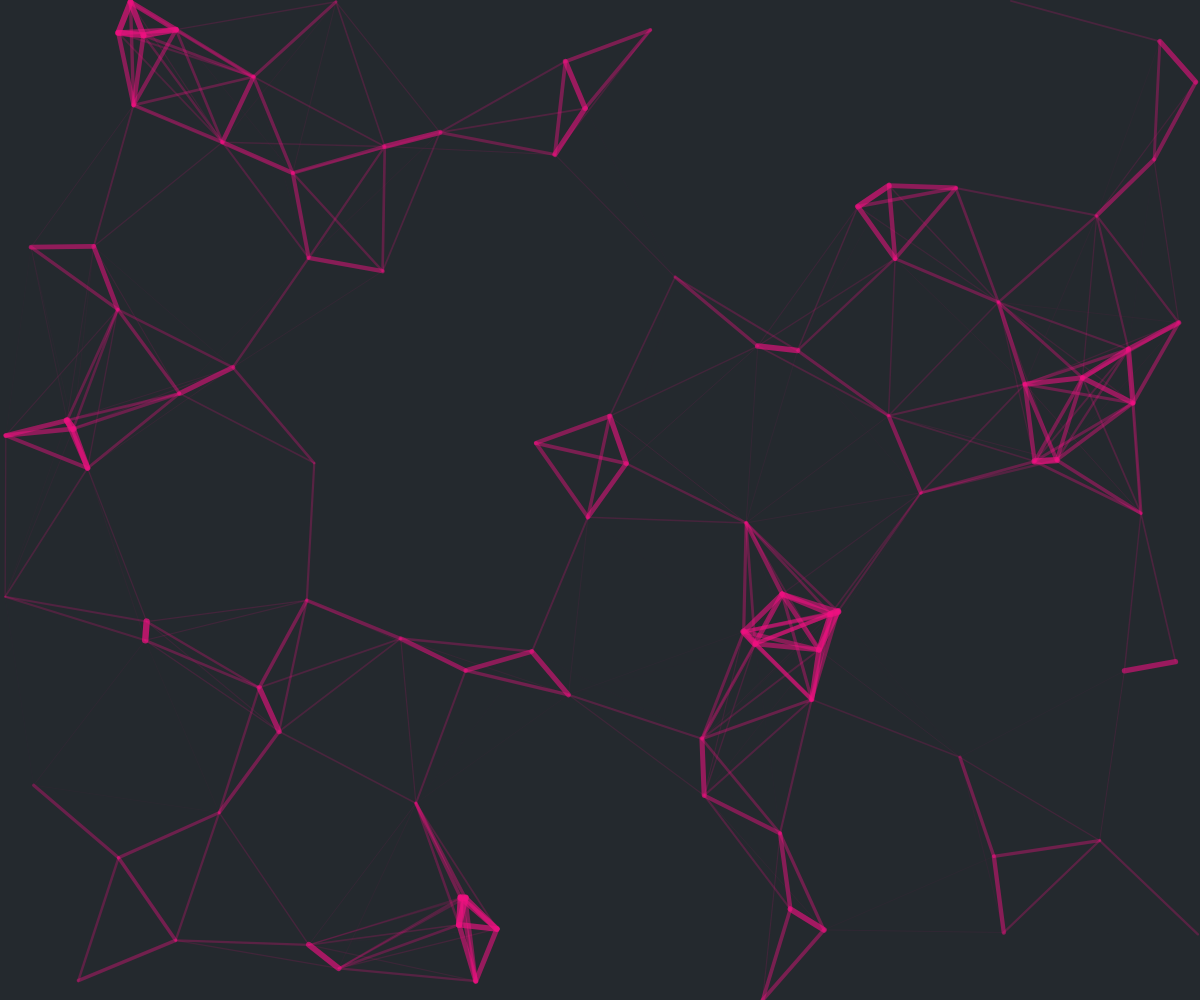
Frame 1 (no input)
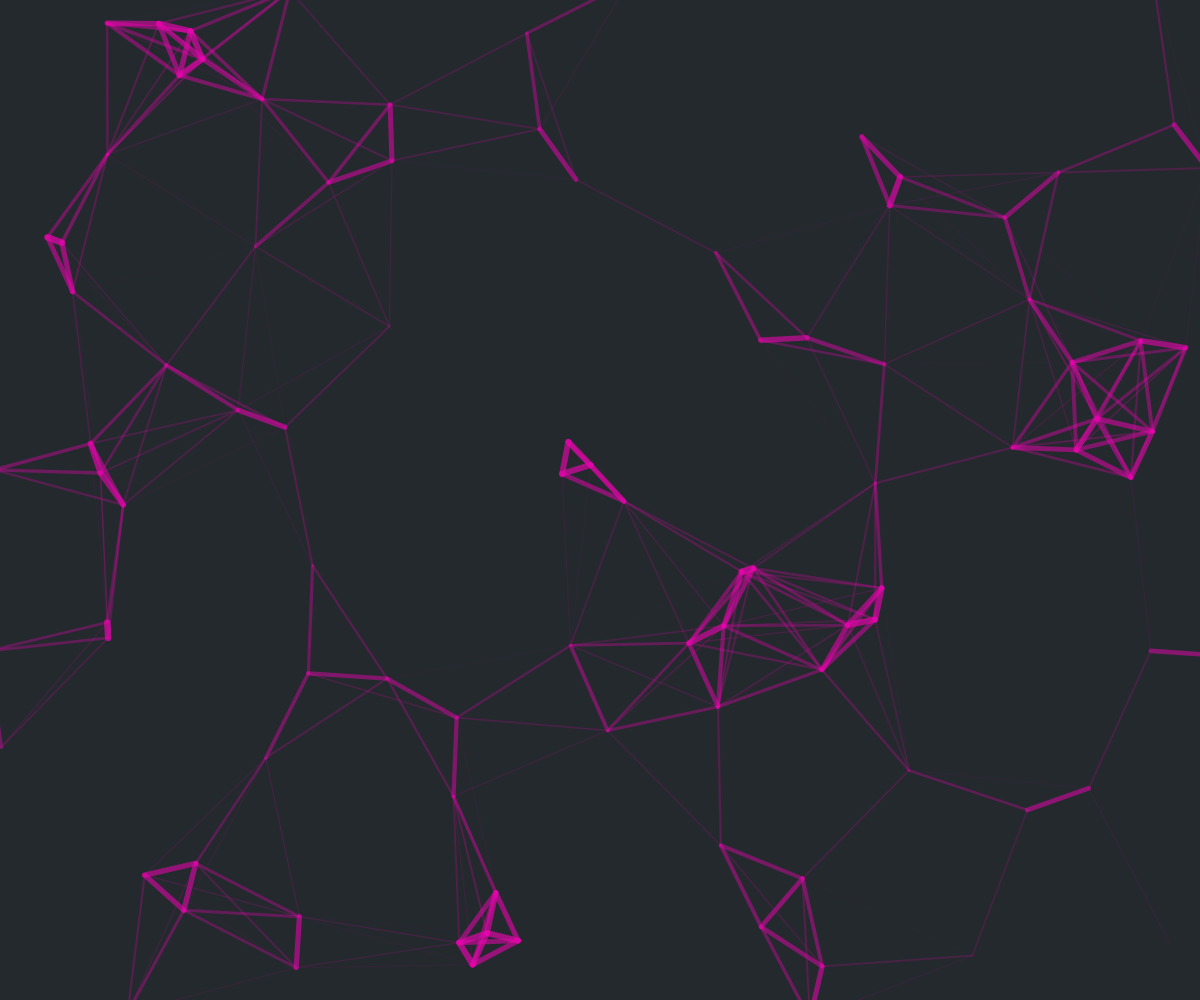
Frame 60 (no input)
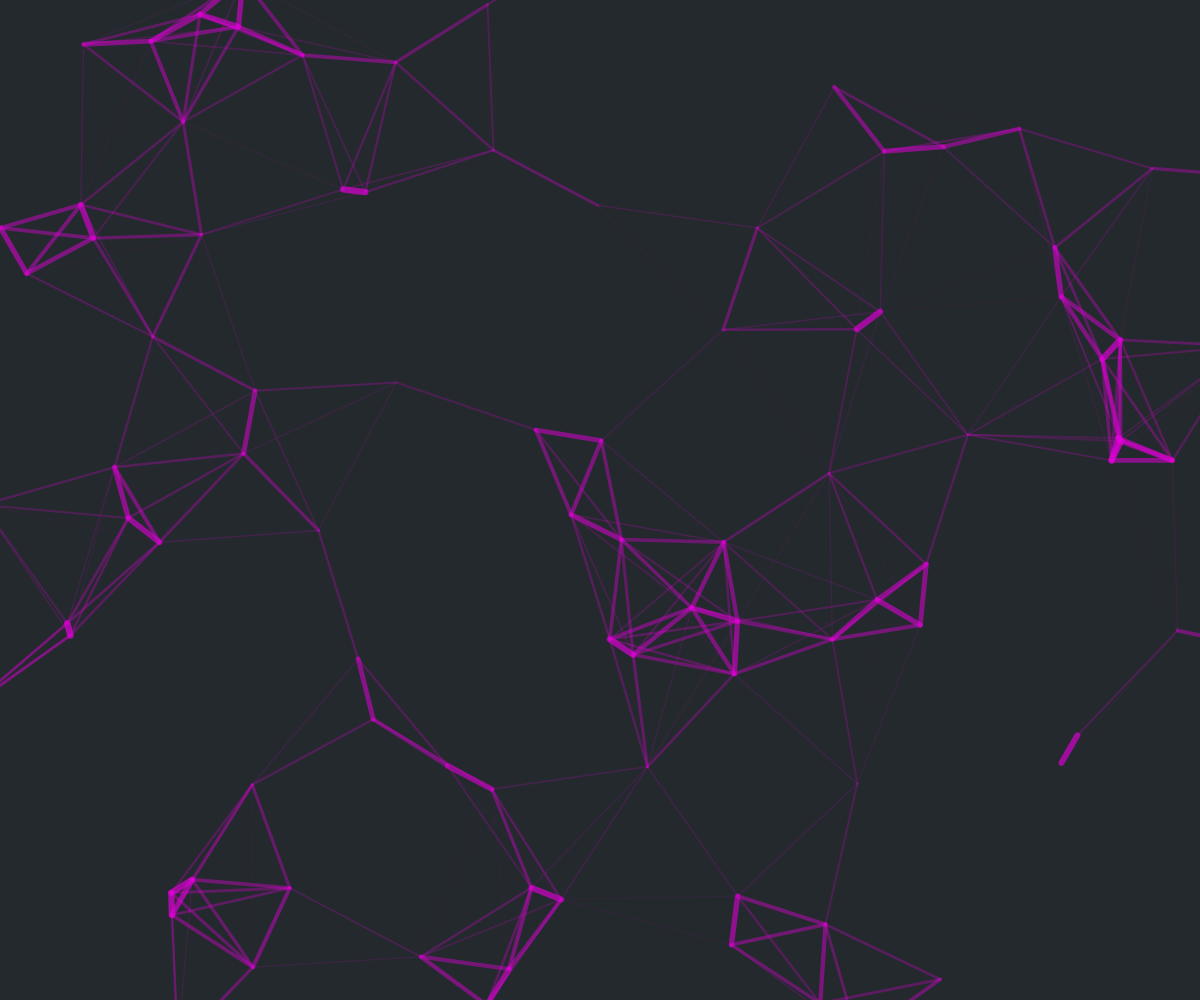
Frame 120 (the mouse pressed at the canvas centre since frame 60)

The p5.js sketch that drew these frames (run headless with seeded random() and noise() and a simulated clock; from frame 60 on, the mouse is pressed at the canvas centre):

// p5.js sketch
// ── sketch.js
const screenPixelCountSqrt = Math.sqrt(innerWidth * innerHeight);

// Edit!
const pointCountMult = 0.09;
const maxConnectionDistMult = 35;
const distMult = 0.5;
const connectionWeightAlphaMult = 0.035;
const colorChangeMult = 500;
const debugInfo = false;
const maxFPS = 30; // 30 is stable.
const pointMinVel = 15 / maxFPS;
const pointMaxVel = 30 / maxFPS;

// Don't edit!
const pointCount = Math.floor(pointCountMult * screenPixelCountSqrt);
const maxConnectionDist = Math.floor(maxConnectionDistMult * Math.pow(screenPixelCountSqrt, 0.25));
const points = [];
let moodCol;


function setup() {
	createCanvas(innerWidth, innerHeight);
	frameRate(maxFPS);
	generatePoints();
}


function draw() {
	background(36, 41, 46);

	for (const point of points) {
		point.move();
	}

	for (const point of points) {
		point.connections = [];
	}

	for (const point of points) {
		point.generateConnections();
	}

	generateMoodColor();

	for (const point of points) {
		point.showConnections(moodCol);
	}

	if (debugInfo) {
		showConnectionCounts();
		showFPS();
	}
}


function generatePoints() {
	for (let i = 0; i < pointCount; i++) {
		const x = random(width);
		const y = random(height);
		points.push(new Point(i, x, y));
	}
}

function generateMoodColor() {
	const n = frameCount / colorChangeMult + TWO_PI / 3;

	const r = n * 1;
	const g = n * 2;
	const b = n * 3;

	moodCol = [r, g, b];
	for (let i = 0; i < 3; i++) {
		moodCol[i] = (sin(moodCol[i]) + 1) / 2 * 255;
	}
}

function showConnectionCounts() {
	push();
	fill(255);
	stroke(0);
	strokeWeight(3);
	textSize(20);
	for (const point of points) {
		const c = point.connections.length;
		text(c, point.pos.x, point.pos.y);
	}
	pop();
}

function showFPS() {
	const f = round(frameRate());
	push();
	fill(255);
	stroke(0);
	strokeWeight(3);
	textSize(50);
	text(f, 100, 100);
	pop();
}

function pythagoras(ax, ay, bx, by) {
	return sqrt((ax - bx) ** 2 + (ay - by) ** 2);
}

class Point {
	constructor(index, x, y) {
		this.index = index;
		this.pos = createVector(x, y);
		this.vel = p5.Vector.random2D().mult(random(pointMinVel, pointMaxVel));
		this.connections = [];
	}

	move() {
		this.pos.add(this.vel);

		// Keeps points inside of the canvas bounds.
		if (this.pos.x < -maxConnectionDist) {
			this.pos.x = width + maxConnectionDist;
		} else if (this.pos.x > width + maxConnectionDist) {
			this.pos.x = -maxConnectionDist;
		}
		if (this.pos.y < -maxConnectionDist) {
			this.pos.y = height + maxConnectionDist;
		} else if (this.pos.y > height + maxConnectionDist) {
			this.pos.y = -maxConnectionDist;
		}
	}

	generateConnections() {
		for (let otherIndex = 0; otherIndex < pointCount; otherIndex++) {
			const other = points[otherIndex];

			// Don't connect to itself.
			if (other === this) {
				continue;
			}

			const dist = pythagoras(this.pos.x, this.pos.y, other.pos.x, other.pos.y);

			// Don't connect if the line isn't visible.
			if (dist >= maxConnectionDist) {
				continue;
			}

			// Prevents 2 lines being drawn, one from each point of the line.
			// O(n) time complexity, instead of O(1). Still better in performance tests than checking if the x is higher than the other's x in my (bad) implementation, though.
			if (!other.connections.includes(this.index)) {
				this.connections.push(otherIndex);
			}
		}
	}

	showConnections(moodCol) {
		for (const otherIndex of this.connections) {
			const other = points[otherIndex];

			const dist = pythagoras(this.pos.x, this.pos.y, other.pos.x, other.pos.y);

			// Don't connect if the line wouldn't be visible.
			if (dist >= maxConnectionDist) {
				continue;
			}

			const alpha = maxConnectionDist - dist;

			// Copy the moodCol array so the alpha can be pushed.
			const moodColCopy = [...moodCol];
			moodColCopy.push(alpha);

			push();
			stroke(moodColCopy);

			strokeWeight(alpha * connectionWeightAlphaMult);

			const x1 = this.pos.x;
			const y1 = this.pos.y;
			const x2 = other.pos.x;
			const y2 = other.pos.y;
			line(x1, y1, x2, y2);
			pop();
		}
	}
}
